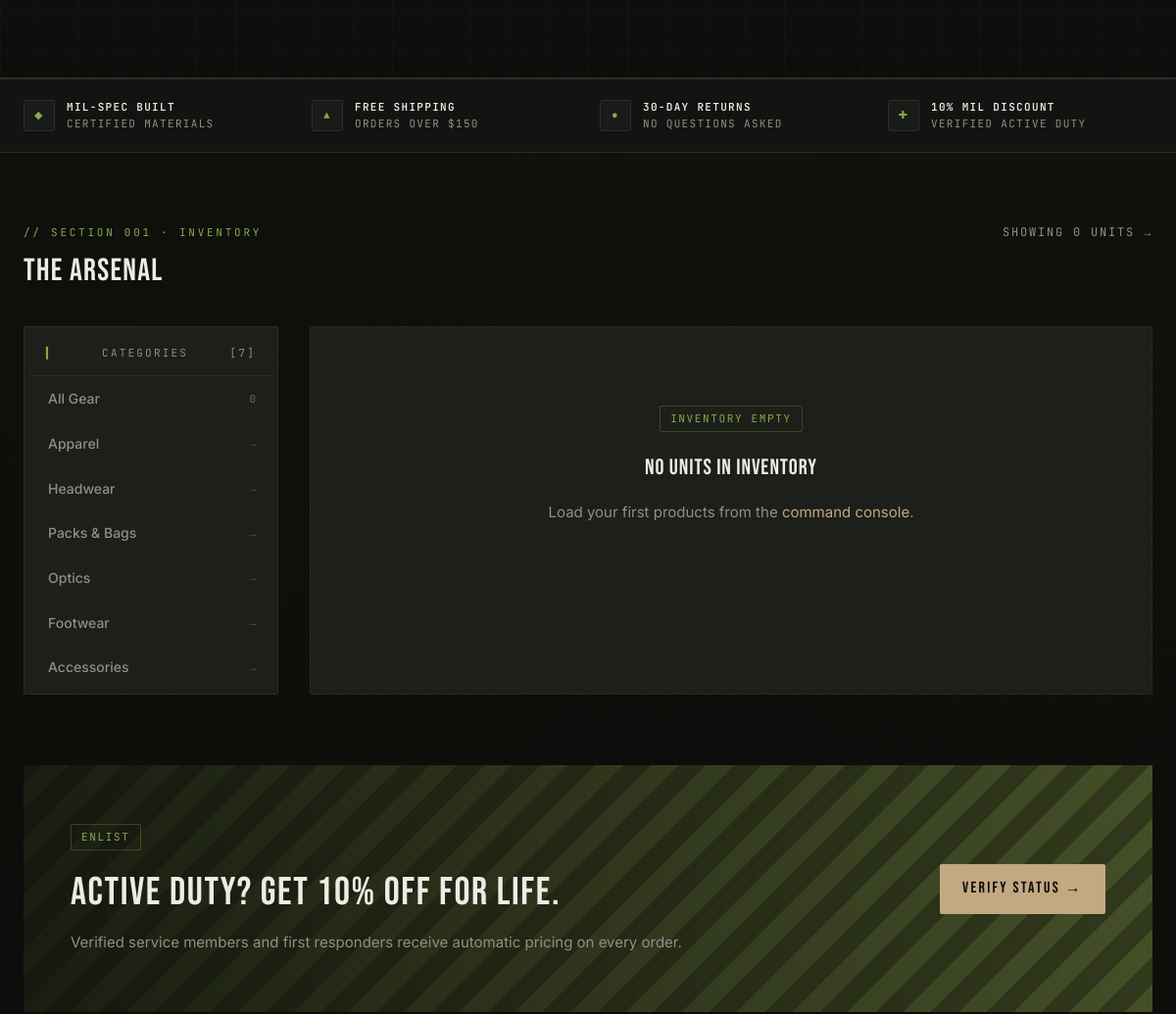
/store/?category=16 (middle part), run on an earlier commit of the app's database.
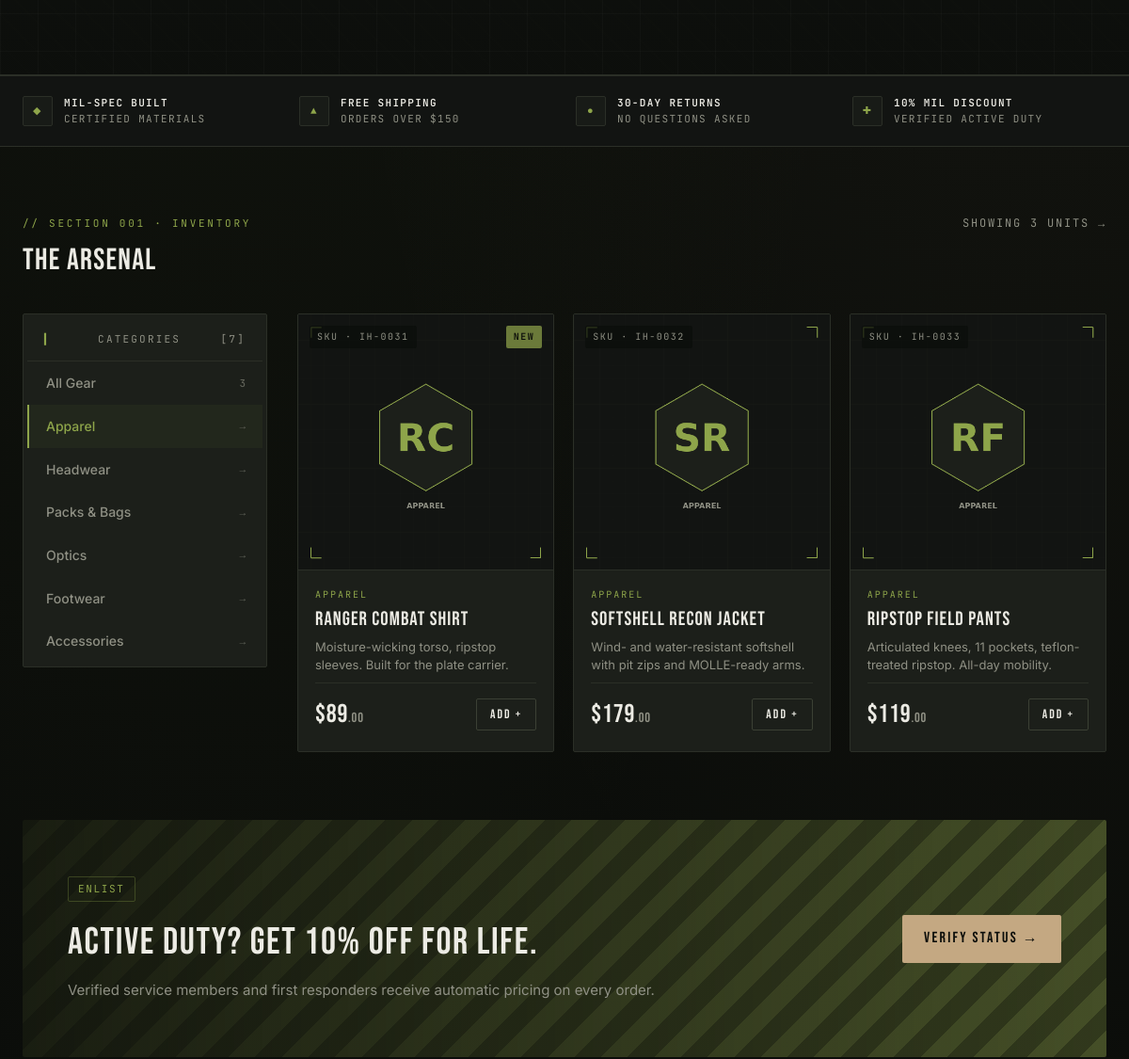
And on a later commit of the database.
### store/models/categories.py (models this page shows, shortened)
class Category(models.Model):
    name = models.CharField(max_length=50)
    @staticmethod
    def get_all_categories():
        return Category.objects.all()

### store/models/products.py (models this page shows, shortened)
class Products(models.Model):
    name = models.CharField(max_length=60)
    price = models.IntegerField(default=0)
    category = models.ForeignKey(Category, on_delete=models.CASCADE, default=1)
    description = models.CharField(
        max_length=250, default='', blank=True, null=True)
    image = models.ImageField(upload_to='uploads/products/')
    @staticmethod
    def get_all_products_by_categoryid(category_id):
        if category_id:
            return Products.objects.filter(category=category_id)
        else:
            return Products.get_all_products()

### store/views/home.py (the view)
# urls.py: path('', include('store.urls')),
def store(request):
    cart = request.session.get('cart')
    if not cart:
        request.session['cart'] = {}
    products = None
    categories = Category.get_all_categories()
    categoryID = request.GET.get('category')
    if categoryID:
        products = Products.get_all_products_by_categoryid(categoryID)
    else:
        products = Products.get_all_products()
    data = {}
    data['products'] = products
    data['categories'] = categories
    print('you are : ', request.session.get('email'))
    return render(request, 'index.html', data)

### store/templates/index.html (shortened to what this page needs)
{% extends 'base.html' %}
{% load i18n %}
{% block content %}
<section class="hero">
</section>
<div class="trust-strip">
    <div class="container">
        <div class="trust-item">
            <div class="trust-icon">◆</div>
            <div><strong>{% trans "MIL-SPEC BUILT" %}</strong><br>{% trans "Certified materials" %}</div>
        </div>
        <div class="trust-item">
            <div class="trust-icon">▲</div>
            <div><strong>{% trans "FREE SHIPPING" %}</strong><br>{% trans "Orders over $150" %}</div>
        </div>
        <div class="trust-item">
            <div class="trust-icon">●</div>
            <div><strong>{% trans "30-DAY RETURNS" %}</strong><br>{% trans "No questions asked" %}</div>
        </div>
        <div class="trust-item">
            <div class="trust-icon">✚</div>
            <div><strong>{% trans "10% MIL DISCOUNT" %}</strong><br>{% trans "Verified active duty" %}</div>
        </div>
    </div>
</div>
<section class="section" id="arsenal">
    <div class="container">
        <div class="section-title">
            <div>
                <span class="lbl">{% trans "// SECTION 001 · INVENTORY" %}</span>
                <h2>{% trans "THE ARSENAL" %}</h2>
            </div>
            <span class="link">{% blocktrans with count=products|length %}SHOWING {{ count }} UNITS →{% endblocktrans %}</span>
        </div>
        <div class="store-layout">
            <aside class="filter-panel">
                <div class="head">
                    <span>{% trans "CATEGORIES" %}</span>
                    <span class="mono">[{{ categories|length|add:1 }}]</span>
                </div>
                {% with current=request.GET.category %}
                <a href="{% url 'store' %}" class="cat-item {% if not current %}active{% endif %}" style="text-decoration:none;">
                    <span>{% trans "All Gear" %}</span>
                    <span class="count">{{ products|length }}</span>
                </a>
                {% for category in categories %}
                    <a href="{% url 'store' %}?category={{ category.id }}"
                       class="cat-item {% if current == category.id|stringformat:'s' %}active{% endif %}"
                       style="text-decoration:none;">
                        <span>{{ category.name }}</span>
                        <span class="count">→</span>
                    </a>
                {% endfor %}
                {% endwith %}
            </aside>
            <div class="product-grid">
                {% for product in products %}
                    <div class="product-card">
                        <div class="product-media">
                            {% if product.image %}
                                <img src="{{ product.image.url }}" alt="{{ product.name }}">
                            {% else %}
                                <span class="placeholder">IH-{{ product.id }}</span>
                            {% endif %}
                            <span class="product-sku">SKU · IH-{{ product.id|stringformat:"04d" }}</span>
                            {% if forloop.counter0|divisibleby:5 %}
                                <span class="product-tag">{% trans "NEW" %}</span>
                            {% endif %}
                        </div>
                        <div class="product-body">
                            <span class="product-cat">{{ product.category.name|default:"UNCATEGORIZED" }}</span>
                            <h3 class="product-name">{{ product.name }}</h3>
                            <p class="product-desc">{{ product.description|default:_("Field-grade equipment engineered for sustained deployment. Rugged. Reliable. Ready.") }}</p>
                            <div class="product-foot">
                                <div class="product-price">
                                    ${{ product.price }}<span class="cents">.00</span>
                                </div>
                                <form action="{% url 'homepage' %}" method="POST" style="margin:0;">
                                    <button type="submit" class="add-btn">{% trans "Add" %} +</button>
                                </form>
                            </div>
                        </div>
                    </div>
                {% empty %}
                    <div style="grid-column: 1 / -1; text-align:center; padding: 80px 0; background: var(--panel); border: 1px dashed var(--border); border-radius: 2px;">
                        <span class="mono-tag">{% trans "INVENTORY EMPTY" %}</span>
                        <h3 style="margin-top:20px;">{% trans "NO UNITS IN INVENTORY" %}</h3>
                        <p class="text-dim">{% blocktrans %}Load your first products from the <a href="/admin/">command console</a>.{% endblocktrans %}</p>
                    </div>
                {% endfor %}
            </div>
        </div>
    </div>
</section>
<section class="section" style="padding-top:0;">
    <div class="container">
        <div class="cta-banner">
            <div>
                <span class="mono-tag">{% trans "ENLIST" %}</span>
                <h2 style="margin-top:12px;">{% trans "ACTIVE DUTY? GET 10% OFF FOR LIFE." %}</h2>
                <p>{% trans "Verified service members and first responders receive automatic pricing on every order." %}</p>
            </div>
            <div>
                <a href="{% url 'signup' %}" class="btn btn-tan">{% trans "Verify Status" %} →</a>
            </div>
        </div>
    </div>
</section>
{% endblock %}

### store/templates/base.html (shortened to what this page needs)
{% load static i18n %}
{% get_current_language as LANGUAGE_CODE %}
<!DOCTYPE html>
<html lang="{{ LANGUAGE_CODE }}">
<head>
</head>
<body>
<main>
    {% block content %}{% endblock %}
</main>
</body>
</html>

What changed in the data, as far as the page shows it:
added Products: image (picture), id "0031", category.name "APPAREL", name "Ranger Combat Shirt", description "Moisture-wicking torso, ripstop sleeves. Built for the plate carrier.", price "89"
added Products: image (picture), id "0032", category.name "APPAREL", name "Softshell Recon Jacket", description "Wind- and water-resistant softshell with pit zips and MOLLE-ready arms.", price "179"
added Products: image (picture), id "0033", category.name "APPAREL", name "Ripstop Field Pants", description "Articulated knees, 11 pockets, teflon-treated ripstop. All-day mobility.", price "119"
Also different on the page:
{{ products|length }}: "0" → "3"
text no longer shown: "SHOWING 0 UNITS → INVENTORY EMPTY NO UNITS IN INVENTORY Load your first products from the command console ."
text now shown: "SHOWING 3 UNITS →"
